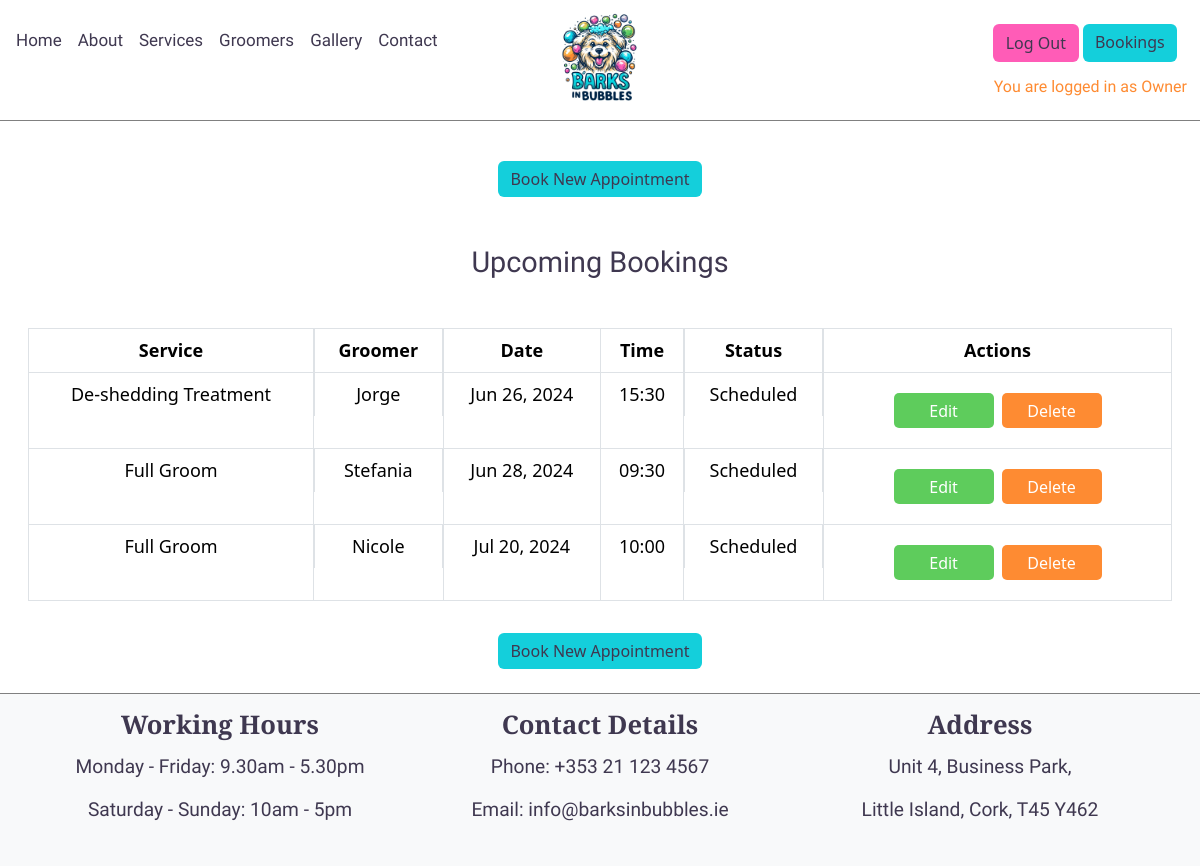
The app's page /appointment/my-appointments/ (signed in), older data.
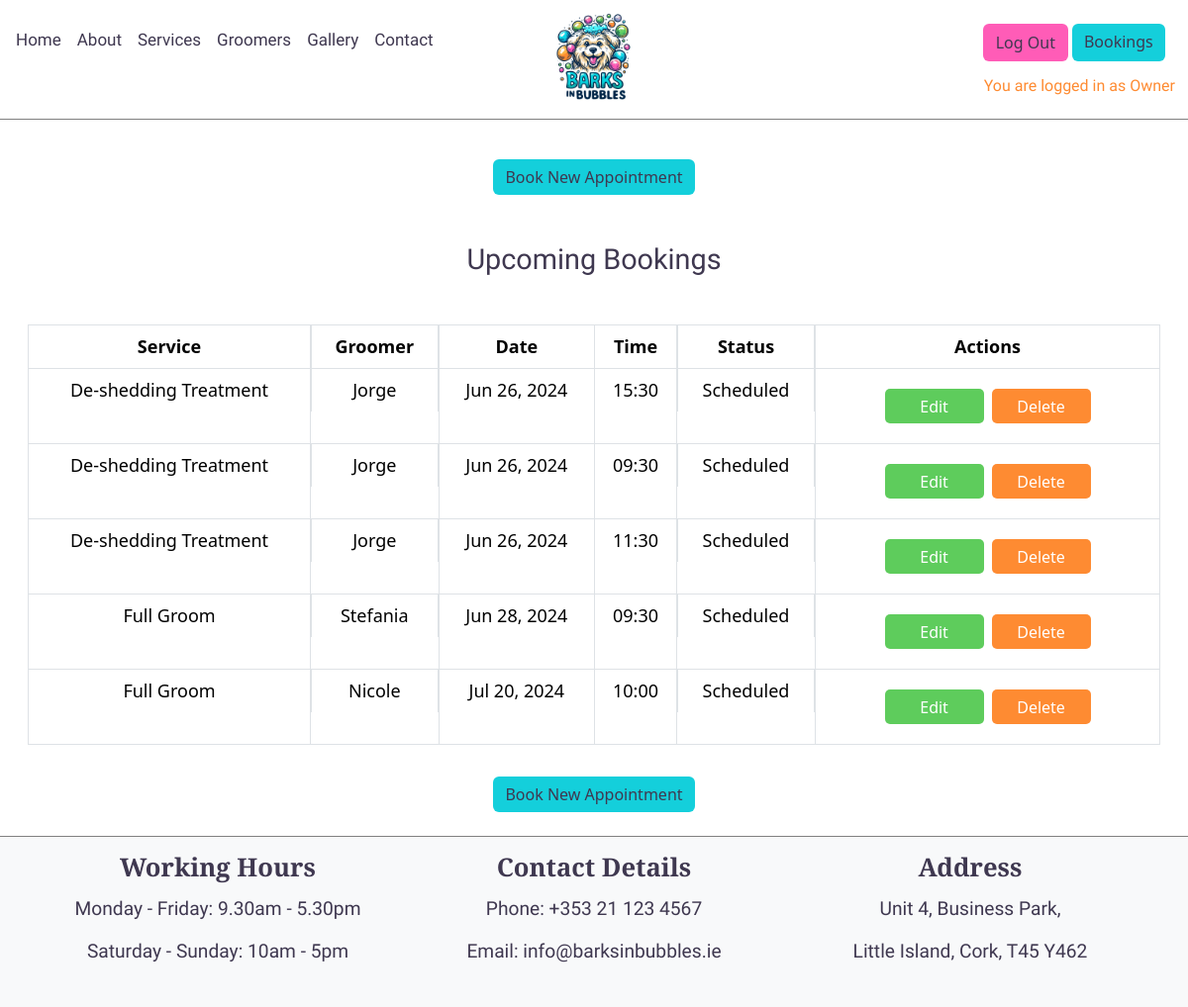
The same page, newer data.
### appointment/models.py (models this page shows, shortened)
class Appointment(models.Model):
    STATUS_CHOICES = [
        ('scheduled', 'Scheduled'),
        ('completed', 'Completed'),
        ('cancelled', 'Cancelled'),
    ]
    user = models.ForeignKey(User, on_delete=models.CASCADE)
    service = models.ForeignKey(Services, on_delete=models.CASCADE)
    groomer = models.ForeignKey(Groomers, on_delete=models.CASCADE)
    date = models.DateField(default=timezone.now)
    time = models.TimeField(default=time(9, 0))
    status = models.CharField(max_length=10,
                              choices=STATUS_CHOICES, default='scheduled')
    created_at = models.DateTimeField(auto_now_add=True)

### home/models.py (models this page shows, shortened)
class Services(models.Model):
    id = models.AutoField(primary_key=True)
    service_image = CloudinaryField('image', default='placeholder')
    name = models.CharField(max_length=200)
    description = models.TextField()
    price = models.DecimalField(max_digits=10, decimal_places=2)
    duration = models.DurationField()
    created_at = models.DateTimeField()
    position = models.PositiveIntegerField(default=0)
    class Meta:
        verbose_name_plural = "Services"
        ordering = ['position']
    """
    Convert duration (timedelta) to a string
    formatted as 'Xh Ym' representing hours and minutes.
    Source: https://stackoverflow.com/questions/2119472/
    convert-a-timedelta-to-days-hours-and-minutes
    """

### groomers/models.py (models this page shows, shortened)
class Groomers(models.Model):
    id = models.AutoField(primary_key=True)
    groomer_image = CloudinaryField('image', default='placeholder')
    name = models.CharField(max_length=200)
    description = models.TextField()
    updated_on = models.DateTimeField(auto_now=True)
    class Meta:
        verbose_name_plural = "Groomers"

### appointment/views.py (the view)
# urls.py: path('my-appointments/', my_appointments, name='my_appointments'),
def my_appointments(request):
    if request.user.is_authenticated:
        appointments = (
            Appointment.objects.filter(user=request.user).order_by('date')
            )
        return render(request,
                      "appointment/my_appointments.html",
                      {'appointments': appointments})
    else:
        return redirect(reverse('account_login'))

### appointment/templates/appointment/my_appointments.html (shortened to what this page needs)
{% extends 'base.html' %}
{% load static %}
{% block content %}
<div class="container-fluid mt-4">
  <div class="row justify-content-center mx-1">
      <div class="col-12">
          <div class="d-flex flex-column align-items-center">
              <a href="{% url 'appointment' %}" class="btn btn-book mt-3 w-45">Book New Appointment</a>
          </div> {% if user.is_authenticated and appointments %} <h1 class="text-center my-5">Upcoming Bookings</h1>
          <table class="table table-bordered text-center">
              <thead>
                  <tr>
                      <th>Service</th>
                      <th class="d-none d-lg-block">Groomer</th>
                      <th>Date</th>
                      <th>Time</th>
                      <th class="d-none d-lg-block">Status</th>
                      <th>Actions</th>
                  </tr>
              </thead>
              <tbody> {% for appointment in appointments %} <tr>
                      <td>{{ appointment.service.name }}</td>
                      <td class="d-none d-lg-block">{{ appointment.groomer.name }}</td>
                      <td>{{ appointment.date|date:"M d, Y" }}</td>
                      <td>{{ appointment.time|time:"H:i" }}</td>
                      <td class="d-none d-lg-block">{{ appointment.get_status_display }}</td>
                      <td>
                          <div class="d-flex flex-column flex-md-row justify-content-center my-md-2 mx-3">
                              <button class="btn btn-edit m-1" data-appointment-id="{{ appointment.id }}">Edit</button>
                              <button class="btn btn-delete m-1" data-appointment-id="{{ appointment.id }}">Delete</button>
                          </div>
                      </td>
                  </tr> {% endfor %} </tbody>
          </table>
          <div class="d-flex flex-column align-items-center">
              <a href="{% url 'appointment' %}" class="btn btn-book mt-3 w-45 mb-4">Book New Appointment</a>
          </div> {% endif %}
      </div>
  </div>
</div>
{% endblock %}

Row changes from the older to the newer data that the page shows:
added Appointment: service.name "De-shedding Treatment", groomer.name "Jorge", date "Jun 26, 2024", time "09:30", status "Scheduled"
added Appointment: service.name "De-shedding Treatment", groomer.name "Jorge", date "Jun 26, 2024", time "11:30", status "Scheduled"
